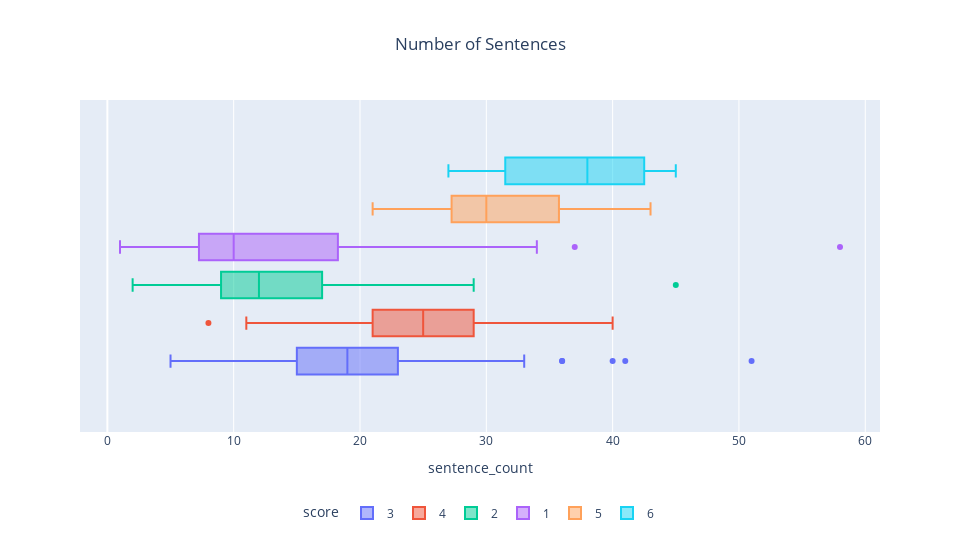

Here is the notebook cell this chart was saved with:
### Code cell
fig = px.box(
    df,
    x="sentence_count",
    color="score",
    title="Sentence count distribution by Score",
)
fig.update_layout(
    height=1080 // 2,
    width=1920 // 2,
    title_x=0.5,
    title_text="Number of Sentences",
    legend=dict(orientation="h", yanchor="top", xanchor="center", y=-0.2, x=0.5),
)
fig.show()

### Figure 1 — Plotly figure (JSON) as saved in the notebook; plotly's stock layout.template omitted (floating-point values rounded to 4 significant figures; data arrays with more than 128 entries replaced by an {"elided": "..."} marker saying what was removed)
{"data": [{"alignmentgroup": "True", "hovertemplate": "score=3<br>sentence_count=%{x}<extra></extra>", "legendgroup": "3", "marker": {"color": "#636efa"}, "name": "3", "notched": false, "offsetgroup": "3", "orientation": "h", "showlegend": true, "type": "box", "x": {"elided": "197 int values"}, "x0": " ", "xaxis": "x", "y0": " ", "yaxis": "y"}, {"alignmentgroup": "True", "hovertemplate": "score=4<br>sentence_count=%{x}<extra></extra>", "legendgroup": "4", "marker": {"color": "#EF553B"}, "name": "4", "notched": false, "offsetgroup": "4", "orientation": "h", "showlegend": true, "type": "box", "x": [24, 20, 25, 34, 31, 23, 24, 28, 11, 20, 23, 22, 14, 23, 14, 24, 27, 25, 28, 27, 26, 16, 29, 35, 27, 20, 39, 11, 17, 22, 31, 25, 17, 33, 18, 31, 30, 22, 27, 29, 25, 20, 19, 37, 26, 27, 28, 21, 24, 27, 25, 33, 19, 25, 35, 22, 36, 26, 14, 25, 26, 22, 21, 21, 31, 33, 40, 23, 27, 29, 25, 25, 31, 27, 24, 18, 15, 15, 24, 20, 27, 25, 34, 26, 28, 23, 20, 21, 35, 31, 25, 32, 31, 25, 28, 14, 20, 32, 28, 36, 31, 8, 17, 32, 20, 20, 22, 22, 21, 19, 30, 29, 20, 18, 25, 28, 32, 29, 26, 21], "x0": " ", "xaxis": "x", "y0": " ", "yaxis": "y"}, {"alignmentgroup": "True", "hovertemplate": "score=2<br>sentence_count=%{x}<extra></extra>", "legendgroup": "2", "marker": {"color": "#00cc96"}, "name": "2", "notched": false, "offsetgroup": "2", "orientation": "h", "showlegend": true, "type": "box", "x": {"elided": "129 int values"}, "x0": " ", "xaxis": "x", "y0": " ", "yaxis": "y"}, {"alignmentgroup": "True", "hovertemplate": "score=1<br>sentence_count=%{x}<extra></extra>", "legendgroup": "1", "marker": {"color": "#ab63fa"}, "name": "1", "notched": false, "offsetgroup": "1", "orientation": "h", "showlegend": true, "type": "box", "x": [6, 19, 12, 7, 16, 10, 10, 23, 3, 37, 23, 6, 3, 9, 14, 58, 1, 34, 8, 14, 9, 26, 9, 20, 12, 9, 12, 20, 5, 13, 5, 12, 8, 10, 6], "x0": " ", "xaxis": "x", "y0": " ", "yaxis": "y"}, {"alignmentgroup": "True", "hovertemplate": "score=5<br>sentence_count=%{x}<extra></extra>", "legendgroup": "5", "marker": {"color": "#FFA15A"}, "name": "5", "notched": false, "offsetgroup": "5", "orientation": "h", "showlegend": true, "type": "box", "x": [43, 21, 32, 30, 28, 40, 22, 36, 26, 35, 29, 27, 32, 28, 37], "x0": " ", "xaxis": "x", "y0": " ", "yaxis": "y"}, {"alignmentgroup": "True", "hovertemplate": "score=6<br>sentence_count=%{x}<extra></extra>", "legendgroup": "6", "marker": {"color": "#19d3f3"}, "name": "6", "notched": false, "offsetgroup": "6", "orientation": "h", "showlegend": true, "type": "box", "x": [45, 40, 36, 27], "x0": " ", "xaxis": "x", "y0": " ", "yaxis": "y"}], "layout": {"boxmode": "group", "height": 540, "legend": {"orientation": "h", "title": {"text": "score"}, "tracegroupgap": 0, "x": 0.5, "xanchor": "center", "y": -0.2, "yanchor": "top"}, "title": {"text": "Number of Sentences", "x": 0.5}, "width": 960, "xaxis": {"anchor": "y", "domain": [0, 1], "title": {"text": "sentence_count"}}, "yaxis": {"anchor": "x", "domain": [0, 1]}}}
